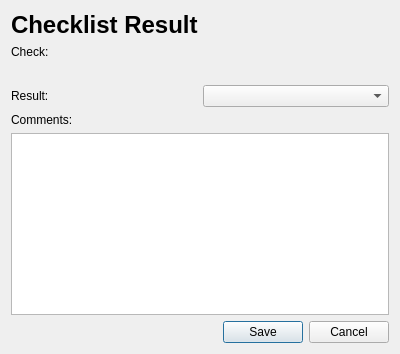
<?xml version="1.0" encoding="UTF-8"?>
<ui version="4.0">
 <class>VehicleSopInspectionResultDialog</class>
 <widget class="QDialog" name="VehicleSopInspectionResultDialog">
  <property name="geometry">
   <rect>
    <x>0</x>
    <y>0</y>
    <width>400</width>
    <height>354</height>
   </rect>
  </property>
  <property name="windowTitle">
   <string>Vehicle Sop Inspection Result</string>
  </property>
  <layout class="QVBoxLayout" name="verticalLayout">
   <item>
    <widget class="QLabel" name="lblTitle">
     <property name="font">
      <font>
       <pointsize>18</pointsize>
       <bold>true</bold>
      </font>
     </property>
     <property name="text">
      <string>Checklist Result   </string>
     </property>
    </widget>
   </item>
   <item>
    <widget class="QLabel" name="lblCheck">
     <property name="text">
      <string>Check:</string>
     </property>
    </widget>
   </item>
   <item>
    <widget class="QLabel" name="lblCheckDescription">
     <property name="text">
      <string/>
     </property>
    </widget>
   </item>
   <item>
    <layout class="QHBoxLayout" name="horizontalLayout">
     <item>
      <widget class="QLabel" name="lblResult">
       <property name="text">
        <string>Result:</string>
       </property>
      </widget>
     </item>
     <item>
      <widget class="QComboBox" name="cmbResult"/>
     </item>
    </layout>
   </item>
   <item>
    <widget class="QLabel" name="lblComments">
     <property name="text">
      <string>Comments:</string>
     </property>
    </widget>
   </item>
   <item>
    <widget class="QPlainTextEdit" name="txtComments"/>
   </item>
   <item>
    <widget class="QDialogButtonBox" name="buttonBox">
     <property name="orientation">
      <enum>Qt::Orientation::Horizontal</enum>
     </property>
     <property name="standardButtons">
      <set>QDialogButtonBox::StandardButton::Cancel|QDialogButtonBox::StandardButton::Save</set>
     </property>
    </widget>
   </item>
  </layout>
 </widget>
 <resources/>
 <connections>
  <connection>
   <sender>buttonBox</sender>
   <signal>accepted()</signal>
   <receiver>VehicleSopInspectionResultDialog</receiver>
   <slot>accept()</slot>
   <hints>
    <hint type="sourcelabel">
     <x>248</x>
     <y>254</y>
    </hint>
    <hint type="destinationlabel">
     <x>157</x>
     <y>274</y>
    </hint>
   </hints>
  </connection>
  <connection>
   <sender>buttonBox</sender>
   <signal>rejected()</signal>
   <receiver>VehicleSopInspectionResultDialog</receiver>
   <slot>reject()</slot>
   <hints>
    <hint type="sourcelabel">
     <x>316</x>
     <y>260</y>
    </hint>
    <hint type="destinationlabel">
     <x>286</x>
     <y>274</y>
    </hint>
   </hints>
  </connection>
 </connections>
</ui>
